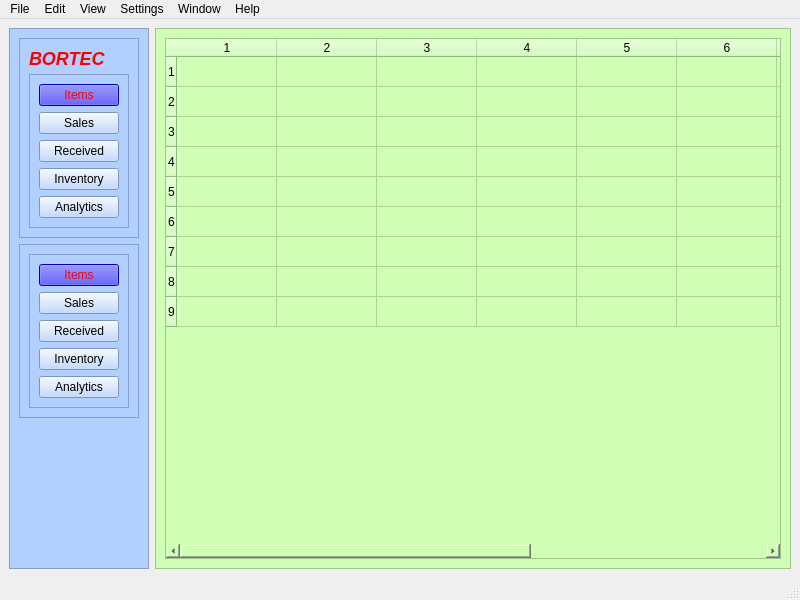
<?xml version="1.0" encoding="UTF-8"?>
<ui version="4.0">
 <class>MainWindow</class>
 <widget class="QMainWindow" name="MainWindow">
  <property name="geometry">
   <rect>
    <x>0</x>
    <y>0</y>
    <width>800</width>
    <height>600</height>
   </rect>
  </property>
  <property name="windowTitle">
   <string>MainWindow</string>
  </property>
  <widget class="QWidget" name="centralwidget">
   <property name="styleSheet">
    <string notr="true">QFrame.SidebarFrame {
border-top-left-radius: 10px;
border-top-right-radius: 10px;
border: 1px solid black;
background: qlineargradient(x1: 0, y1: 0, x2: 0, y2: 1,
stop: 0 #56a, stop: 0.1 #016);
}</string>
   </property>
   <layout class="QHBoxLayout" name="horizontalLayout">
    <item>
     <widget class="QFrame" name="frame">
      <property name="maximumSize">
       <size>
        <width>200</width>
        <height>16777215</height>
       </size>
      </property>
      <property name="styleSheet">
       <string notr="true">background:rgb(178, 208, 255)</string>
      </property>
      <property name="frameShape">
       <enum>QFrame::StyledPanel</enum>
      </property>
      <property name="frameShadow">
       <enum>QFrame::Raised</enum>
      </property>
      <layout class="QVBoxLayout" name="verticalLayout_4">
       <item>
        <widget class="QFrame" name="frame_3">
         <property name="frameShape">
          <enum>QFrame::StyledPanel</enum>
         </property>
         <property name="frameShadow">
          <enum>QFrame::Raised</enum>
         </property>
         <property name="class" stdset="0">
          <string/>
         </property>
         <layout class="QVBoxLayout" name="verticalLayout_2">
          <item>
           <widget class="QLabel" name="label">
            <property name="maximumSize">
             <size>
              <width>16777215</width>
              <height>20</height>
             </size>
            </property>
            <property name="text">
             <string>&lt;h2&gt;&lt;i&gt;&lt;b&gt;&lt;font color=red&gt;BORTEC&lt;/font&gt;&lt;/b&gt;&lt;/i&gt;&lt;/h2&gt;</string>
            </property>
            <property name="alignment">
             <set>Qt::AlignLeading|Qt::AlignLeft|Qt::AlignTop</set>
            </property>
           </widget>
          </item>
          <item>
           <widget class="QFrame" name="frame_4">
            <property name="styleSheet">
             <string notr="true">border-color:green;</string>
            </property>
            <property name="frameShape">
             <enum>QFrame::StyledPanel</enum>
            </property>
            <property name="frameShadow">
             <enum>QFrame::Raised</enum>
            </property>
            <layout class="QVBoxLayout" name="verticalLayout">
             <item>
              <widget class="QPushButton" name="pushButton">
               <property name="styleSheet">
                <string notr="true">color:red;
background-color:blue;</string>
               </property>
               <property name="text">
                <string>Items</string>
               </property>
              </widget>
             </item>
             <item>
              <widget class="QPushButton" name="pushButton_2">
               <property name="text">
                <string>Sales</string>
               </property>
              </widget>
             </item>
             <item>
              <widget class="QPushButton" name="pushButton_3">
               <property name="text">
                <string>Received</string>
               </property>
              </widget>
             </item>
             <item>
              <widget class="QPushButton" name="pushButton_4">
               <property name="text">
                <string>Inventory</string>
               </property>
              </widget>
             </item>
             <item>
              <widget class="QPushButton" name="pushButton_5">
               <property name="text">
                <string>Analytics</string>
               </property>
              </widget>
             </item>
            </layout>
           </widget>
          </item>
         </layout>
        </widget>
       </item>
       <item>
        <widget class="QFrame" name="frame_5">
         <property name="frameShape">
          <enum>QFrame::StyledPanel</enum>
         </property>
         <property name="frameShadow">
          <enum>QFrame::Raised</enum>
         </property>
         <layout class="QVBoxLayout" name="verticalLayout_6">
          <item>
           <widget class="QFrame" name="frame_6">
            <property name="styleSheet">
             <string notr="true">border-color:green;</string>
            </property>
            <property name="frameShape">
             <enum>QFrame::StyledPanel</enum>
            </property>
            <property name="frameShadow">
             <enum>QFrame::Raised</enum>
            </property>
            <layout class="QVBoxLayout" name="verticalLayout_5">
             <item>
              <widget class="QPushButton" name="pushButton_6">
               <property name="styleSheet">
                <string notr="true">color:red;
background-color:blue;</string>
               </property>
               <property name="text">
                <string>Items</string>
               </property>
              </widget>
             </item>
             <item>
              <widget class="QPushButton" name="pushButton_7">
               <property name="text">
                <string>Sales</string>
               </property>
              </widget>
             </item>
             <item>
              <widget class="QPushButton" name="pushButton_8">
               <property name="text">
                <string>Received</string>
               </property>
              </widget>
             </item>
             <item>
              <widget class="QPushButton" name="pushButton_9">
               <property name="text">
                <string>Inventory</string>
               </property>
              </widget>
             </item>
             <item>
              <widget class="QPushButton" name="pushButton_10">
               <property name="text">
                <string>Analytics</string>
               </property>
              </widget>
             </item>
            </layout>
           </widget>
          </item>
         </layout>
        </widget>
       </item>
       <item>
        <spacer name="verticalSpacer">
         <property name="orientation">
          <enum>Qt::Vertical</enum>
         </property>
         <property name="sizeHint" stdset="0">
          <size>
           <width>20</width>
           <height>40</height>
          </size>
         </property>
        </spacer>
       </item>
      </layout>
     </widget>
    </item>
    <item>
     <widget class="QFrame" name="frame_2">
      <property name="styleSheet">
       <string notr="true">background-color:rgb(207, 255, 180)</string>
      </property>
      <property name="frameShape">
       <enum>QFrame::StyledPanel</enum>
      </property>
      <property name="frameShadow">
       <enum>QFrame::Raised</enum>
      </property>
      <layout class="QHBoxLayout" name="horizontalLayout_2">
       <item>
        <layout class="QVBoxLayout" name="verticalLayout_3">
         <item>
          <widget class="QTableWidget" name="tableWidget">
           <property name="rowCount">
            <number>9</number>
           </property>
           <property name="columnCount">
            <number>10</number>
           </property>
           <row/>
           <row/>
           <row/>
           <row/>
           <row/>
           <row/>
           <row/>
           <row/>
           <row/>
           <column/>
           <column/>
           <column/>
           <column/>
           <column/>
           <column/>
           <column/>
           <column/>
           <column/>
           <column/>
          </widget>
         </item>
        </layout>
       </item>
      </layout>
     </widget>
    </item>
   </layout>
  </widget>
  <widget class="QMenuBar" name="menubar">
   <property name="geometry">
    <rect>
     <x>0</x>
     <y>0</y>
     <width>800</width>
     <height>20</height>
    </rect>
   </property>
   <widget class="QMenu" name="menuFile">
    <property name="title">
     <string>File</string>
    </property>
   </widget>
   <widget class="QMenu" name="menuEdit">
    <property name="title">
     <string>Edit</string>
    </property>
   </widget>
   <widget class="QMenu" name="menuView">
    <property name="title">
     <string>View</string>
    </property>
   </widget>
   <widget class="QMenu" name="menuSettings">
    <property name="title">
     <string>Settings</string>
    </property>
   </widget>
   <widget class="QMenu" name="menuWindow">
    <property name="title">
     <string>Window</string>
    </property>
   </widget>
   <widget class="QMenu" name="menuHelp">
    <property name="title">
     <string>Help</string>
    </property>
   </widget>
   <addaction name="menuFile"/>
   <addaction name="menuEdit"/>
   <addaction name="menuView"/>
   <addaction name="menuSettings"/>
   <addaction name="menuWindow"/>
   <addaction name="menuHelp"/>
  </widget>
  <widget class="QStatusBar" name="statusbar"/>
 </widget>
 <resources/>
 <connections/>
</ui>
